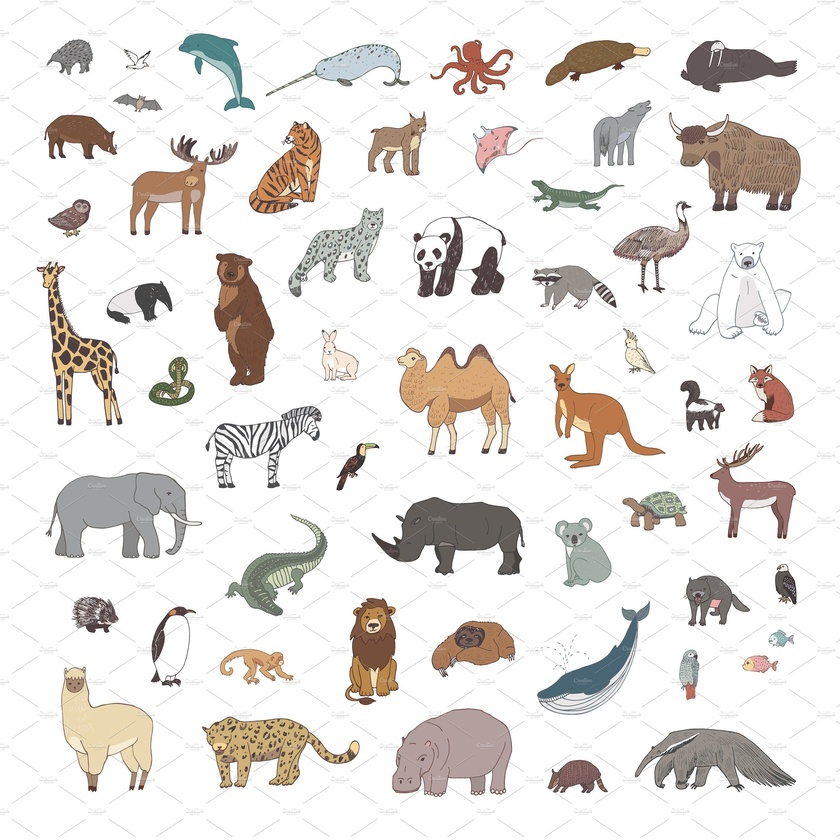
#> input picture img/animal.jpg, 840 x 840 px, shrunk from 2835 x 2835 before the run, found by its file name
$ jupyter execute --allow-errors 19.ipynb   (shell and % lines are left out)
#> lines starting #> are read from the running program, lines starting #| are printed output that depends on the picture
[cell 1]
def display(title, img):
    #Hiện Thỉ ảnh
    cv2.imshow(title, img)
    #Chờ một khoảng TG
    cv2.waitkey(1000)
    #đóng window
    cv2.destroywindow(title)

[cell 2]
# Import thư viện
import cv2

[cell 3]
# Đọc một ảnh (nhan TAB de nhin autocomplete)
path= 'C:/Users/Admin/Desktop/img/animal.jpg'
img = cv2.imread(path)
#> img is the input picture: shape (840, 840, 3); mean B, G, R 223.5, 226.7, 230.5
# In thông tin của ảnh
print(img)
#> (printed output is left out)

[cell 4]
# Lấy kích thước
print(img.shape)
#| (840, 840, 3)
x, y, z = img.shape
#> x = 840; y = 840; z = 3
print(x)
#| 840
print(y)
#| 840
print(z)
#| 3

[cell 5]
# Hiển thị ảnh
cv2.imshow('Window', img)
# Chờ một khoảng thời gian
cv2.waitKey(10000)
# Đóng window
cv2.destroyWindow('Window')

[cell 6]
# Tách màu
b, g, r = cv2.split(img)
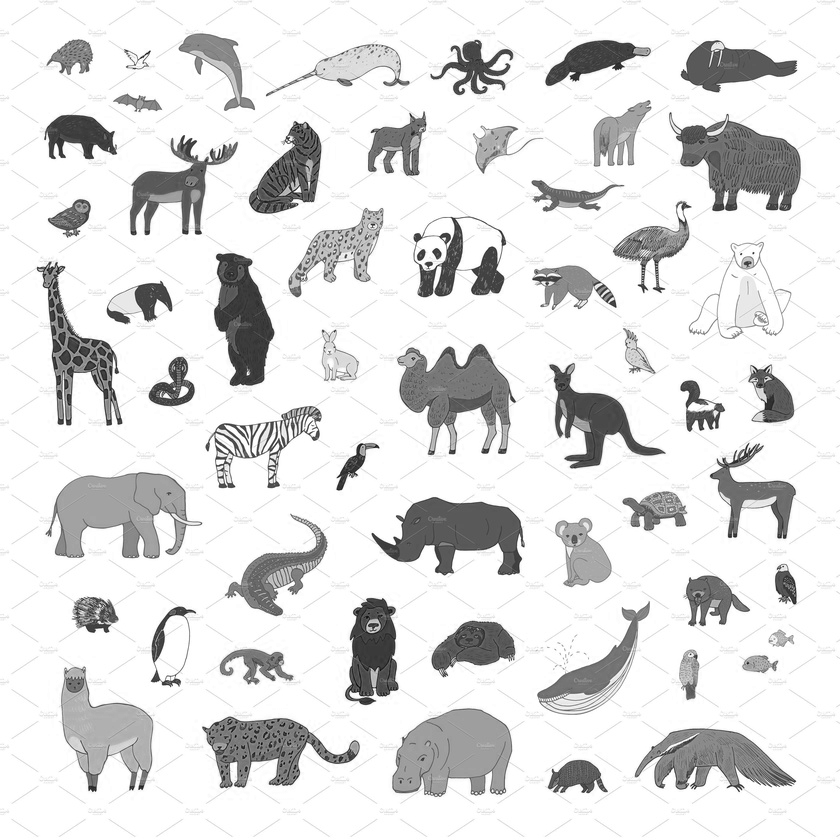
#> b: shape (840, 840); min 3, max 255, mean 223.5
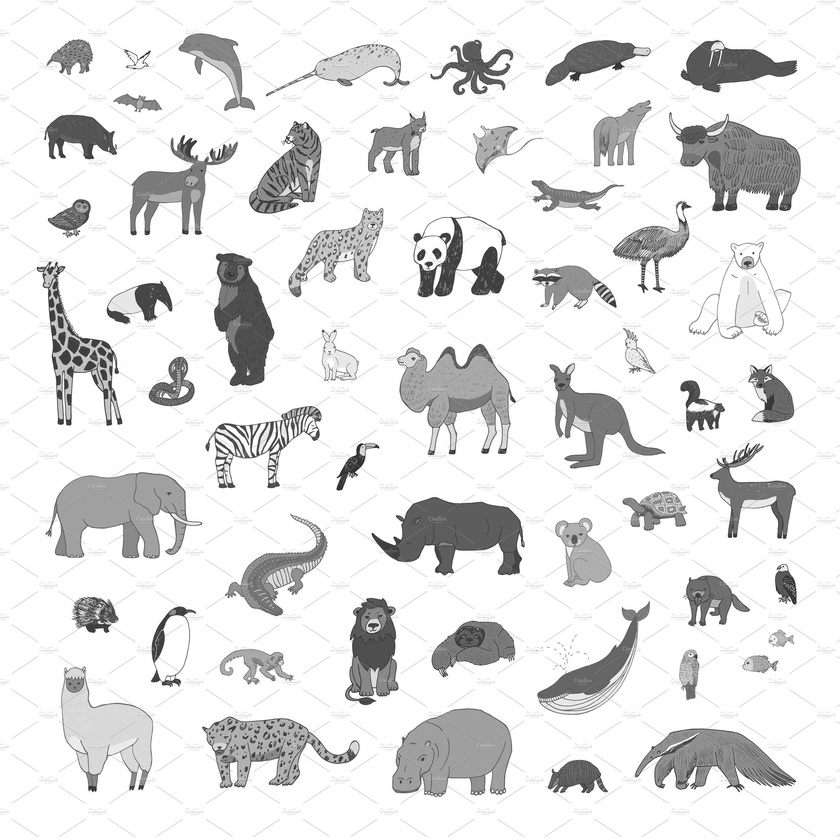
#> g: shape (840, 840); min 23, max 255, mean 226.7
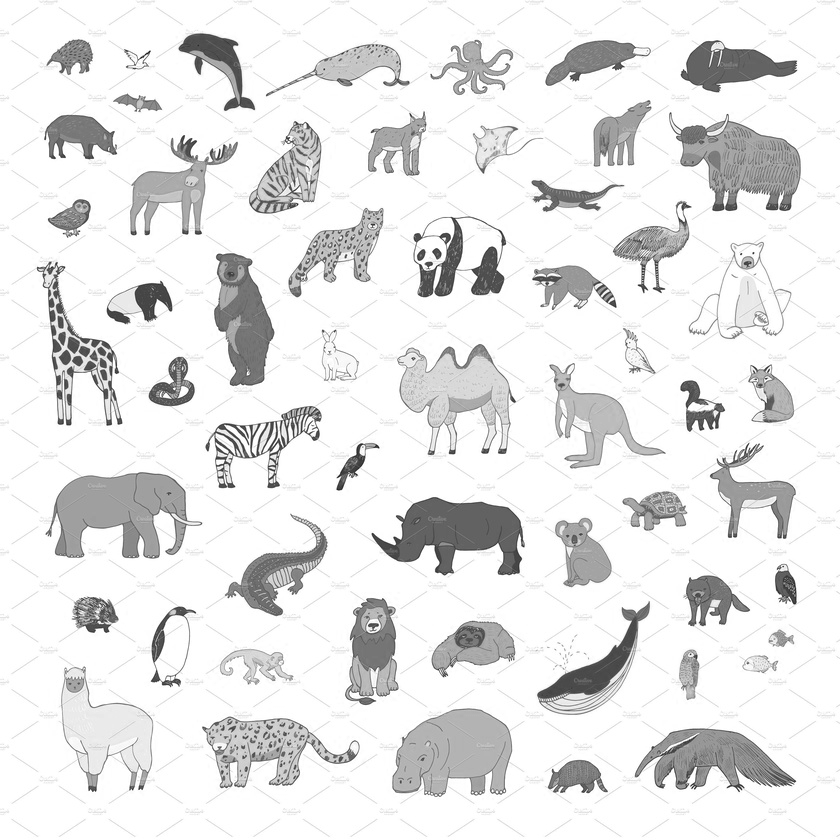
#> r: shape (840, 840); min 25, max 255, mean 230.5
cv2.imshow('Window', img)
cv2.imshow('Red', r)
cv2.imshow('Green', g)
cv2.imshow('Blue', b)

# Chờ một khoảng thời gian
cv2.waitKey(0)
# Đóng window
cv2.destroyAllWindows()

[cell 7]
gray_img = cv2.cvtColor(img, cv2.COLOR_BGR2GRAY)
img_2 = cv2.cvtColor(img, cv2.COLOR_BGR2RGB)
cv2.imshow('Window', img)
cv2.imshow('gray_img', gray_img)
cv2.imshow('img_2', img_2)
# Chờ một khoảng thời gian
cv2.waitKey(0)
# Đóng window
cv2.destroyAllWindows()

[cell 8]
# Thay đổi thông số của điểm ảnh
height, width, z = img.shape
#> height = 840; width = 840
quater_h = height/2
#> quater_h = 420
quater_w = width/2
#> quater_w = 420

# geen color
green_color = (0,255,0)

# copy ảnh
img2 = img.copy()

# thay đổi màu của góc 1/4 bên trái trên

for y in range(int(quater_h)):
    for x in range(int(quater_w)):
        img2[y, x] = green_color
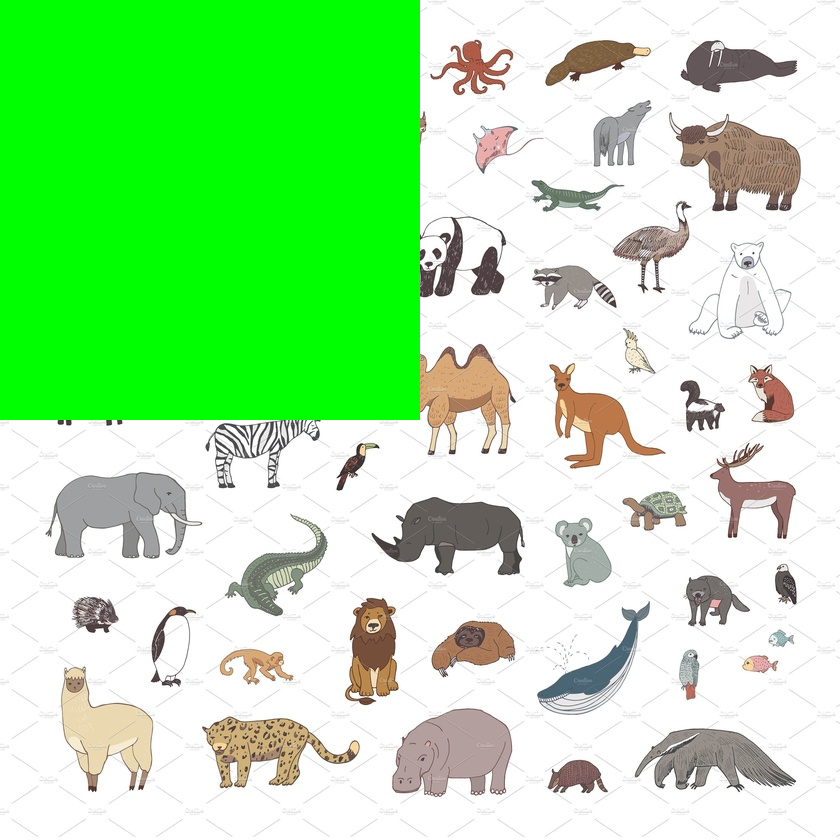
#> img2: shape (840, 840, 3); mean B, G, R 167.8, 233.8, 172.9
# Hiển thị
#> (the rest of this cell did not finish here and is left out)

display('Window-2', img_2)
